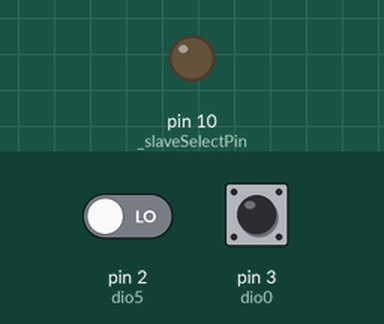
A sketch run on a simulated Arduino Uno, built with avr-gcc and run on an emulated ATmega328P. On the bench: output pins drawn as LEDs (lit = HIGH). The inputs (shaded band) are chosen by the test bench; at power-on: pin 3 (dio0) LOW, pin 2 (dio5) LOW. What the sketch prints to the serial monitor is not drawn.

Above: at 0.1 s.
At 5.3 s:
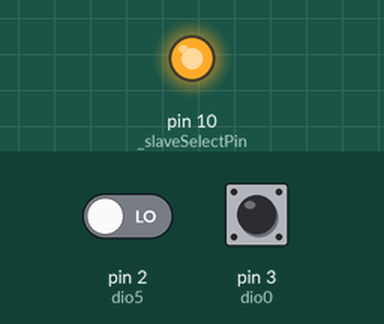
5.4 s: pin 3 (dio0) driven HIGH
7.3 s: pin 3 (dio0) pulsed LOW 2 times (0.12 s each, 0.3 s apart)
10.9 s: pin 3 (dio0) pulsed LOW 2 times (0.12 s each, 0.3 s apart)
Timing chart, 0 to 13.9 s (numbered marks = the images above; inputs shaded):
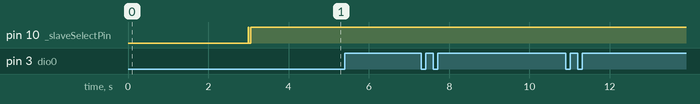

Measured:
- after the input at 5.4 s, every drawn part: stays the same
- after the input at 7.3 s, every drawn part: stays the same
- after the input at 10.9 s, every drawn part: stays the same

The sketch:

RFM92_RX.ino
```cpp
#include <SPI.h>

int _slaveSelectPin = 10;
String content = "";
char character;
int dio0 = 3;
int dio5 = 2;
byte currentMode = 0x81;
char msg[11];

#define REG_FIFO                    0x00
#define REG_FIFO_ADDR_PTR           0x0D
#define REG_FIFO_TX_BASE_AD         0x0E
#define REG_FIFO_RX_BASE_AD         0x0F
#define REG_RX_NB_BYTES             0x13
#define REG_OPMODE                  0x01
#define REG_FIFO_RX_CURRENT_ADDR    0x10
#define REG_IRQ_FLAGS               0x12
#define REG_DIO_MAPPING_1           0x40
#define REG_DIO_MAPPING_2           0x41
#define REG_MODEM_CONFIG            0x1D
#define REG_PAYLOAD_LENGTH          0x22
#define REG_IRQ_FLAGS_MASK          0x11
#define REG_HOP_PERIOD              0x24

// MODES
#define RF92_MODE_RX_CONTINUOS      0x85
#define RF92_MODE_TX                0x83
#define RF92_MODE_SLEEP             0x80
#define RF92_MODE_STANDBY           0x81

#define PAYLOAD_LENGTH              0x0A
#define IMPLICIT_MODE               0x0C

// POWER AMPLIFIER CONFIG
#define REG_PA_CONFIG               0x09
#define PA_MAX_BOOST                0x8F
#define PA_LOW_BOOST                0x81
#define PA_MED_BOOST                0x8A
#define PA_OFF_BOOST                0x00

// LOW NOISE AMPLIFIER
#define REG_LNA                     0x0C
#define LNA_MAX_GAIN                0x23  // 0010 0011
#define LNA_OFF_GAIN                0x00


// the setup routine runs once when you press reset:
void setup() {
  // initialize the pins
  pinMode( _slaveSelectPin, OUTPUT);
  pinMode(dio0, INPUT);
  pinMode(dio5, INPUT);
  Serial.begin(9600);
  SPI.begin();

  delay(3000);  // Wait for me to open serial monitor

  // LoRa mode
  setLoRaMode();

  startReceiving();

  Serial.println("Setup Complete");
}

// the loop routine runs over and over again forever:
void loop() {

  if(digitalRead(dio0) == 1)
  {
     receiveMessage(msg);
     Serial.print(msg);
     Serial.println("\n");
  }

  while (Serial.available() > 0) {
     // read the incoming byte:
    character = (char)Serial.read();
    content.concat(character);

    if (!Serial.available()) {
      if(content == "1"){
        Serial.println("Reading all registers");
        readAllRegs();
      }
      else if (content == "3"){
        Serial.print("DIO0 value is: ");
        Serial.println(digitalRead(dio0));
      }
      else if (content == "4"){
        Serial.print("DIO5 value is: ");
        Serial.println(digitalRead(dio5));
      }
      else if (content == "5"){
        Serial.print("Moving back to the beginning of fifo");
        writeRegister(REG_FIFO_ADDR_PTR, readRegister(REG_FIFO_RX_BASE_AD));
      }
      else if (content == "6"){
        Serial.print(readRegister(REG_FIFO));
      }
      else if (content == "7"){
        // LoRa mode
        setLoRaMode();
        startReceiving();
      }

      content = "";
    }
  }
}

/////////////////////////////////////
//    Method:   Receive FROM BUFFER
//////////////////////////////////////
void receiveMessage(char *message)
{

  // clear the rxDone flag
  writeRegister(REG_IRQ_FLAGS, 0x40);

  int x = readRegister(REG_IRQ_FLAGS); // if any of these are set then the inbound message failed
  //Serial.println(x);

  // check for payload crc issues (0x20 is the bit we are looking for
  if((x & 0x20) == 0x20)
  {
    Serial.println("Oops there was a crc problem!!");
    Serial.println(x);
    // reset the crc flags
    writeRegister(REG_IRQ_FLAGS, 0x20);
  }
  else{
    byte currentAddr = readRegister(REG_FIFO_RX_CURRENT_ADDR);
    byte receivedCount = readRegister(REG_RX_NB_BYTES);
    Serial.print("Packet! RX Current Addr:");
    Serial.println(currentAddr);
    //Serial.print("Number of bytes received:");
    //Serial.println(receivedCount);

    writeRegister(REG_FIFO_ADDR_PTR, currentAddr);
    // now loop over the fifo getting the data
    for(int i = 0; i < receivedCount; i++)
    {
      message[i] = (char)readRegister(REG_FIFO);
    }
  }
}

/////////////////////////////////////
//    Method:   Read Register
//////////////////////////////////////

byte readRegister(byte addr)
{
  select();
  SPI.transfer(addr & 0x7F);
  byte regval = SPI.transfer(0);
  unselect();
  return regval;
}

/////////////////////////////////////
//    Method:   Write Register
//////////////////////////////////////

void writeRegister(byte addr, byte value)
{
  select();
  SPI.transfer(addr | 0x80); // OR address with 10000000 to indicate write enable;
  SPI.transfer(value);
  unselect();
}

/////////////////////////////////////
//    Method:   Select Transceiver
//////////////////////////////////////
void select()
{
  digitalWrite(_slaveSelectPin, LOW);
}

/////////////////////////////////////
//    Method:   UNSelect Transceiver
//////////////////////////////////////
void unselect()
{
  digitalWrite(_slaveSelectPin, HIGH);
}

/////////////////////////////////////
//    Method:   Read ALL Registers
//////////////////////////////////////
void readAllRegs( )
{
  byte regVal;

  for (byte regAddr = 1; regAddr <= 0x46; regAddr++)
  {
    select();
    SPI.transfer(regAddr & 0x7f);        // send address + r/w bit
    regVal = SPI.transfer(0);
    unselect();

    Serial.print(regAddr, HEX);
    Serial.print(" - ");
    Serial.print(regVal,HEX);
    Serial.print(" - ");
    Serial.println(regVal,BIN);
  }
}

/////////////////////////////////////
//    Method:   Change the mode
//////////////////////////////////////
void setMode(byte newMode)
{
  if(newMode == currentMode)
    return;

  switch (newMode)
  {
    case RF92_MODE_RX_CONTINUOS:
      writeRegister(REG_PA_CONFIG, PA_OFF_BOOST);  // TURN PA OFF FOR RECIEVE??
      writeRegister(REG_LNA, LNA_MAX_GAIN);  // MAX GAIN FOR RECIEVE
      writeRegister(REG_OPMODE, newMode);
      currentMode = newMode;
      Serial.println("Changing to Receive Continous Mode");
      break;
    case RF92_MODE_TX:
      writeRegister(REG_LNA, LNA_OFF_GAIN);  // TURN LNA OFF FOR TRANSMITT
      writeRegister(REG_PA_CONFIG, PA_MAX_BOOST);    // TURN PA TO MAX POWER
      writeRegister(REG_OPMODE, newMode);
      currentMode = newMode;
      Serial.println("Changing to Transmit Mode");
      break;
    case RF92_MODE_SLEEP:
      writeRegister(REG_OPMODE, newMode);
      currentMode = newMode;
      Serial.println("Changing to Sleep Mode");
      break;
    case RF92_MODE_STANDBY:
      writeRegister(REG_OPMODE, newMode);
      currentMode = newMode;
      Serial.println("Changing to Standby Mode");
      break;
    default: return;
  }

  if(newMode != RF92_MODE_SLEEP){
    while(digitalRead(dio5) == 0)
    {
      Serial.print("z");
    }
  }

  Serial.println(" Mode Change Done");
  return;
}

/////////////////////////////////////
//    Method:   Enable LoRa mode
//////////////////////////////////////
void setLoRaMode()
{
  Serial.println("Setting LoRa Mode");
  setMode(RF92_MODE_SLEEP);
  writeRegister(REG_OPMODE,0x80);

  Serial.println("LoRa Mode Set");
  return;
}

/////////////////////////////////////
//    Method:   Setup to receive continuously
//////////////////////////////////////
void startReceiving()
{
  // Turn on implicit header mode and set payload length
  writeRegister(REG_MODEM_CONFIG,IMPLICIT_MODE);
  writeRegister(REG_PAYLOAD_LENGTH,PAYLOAD_LENGTH);
  writeRegister(REG_HOP_PERIOD,0xFF);
  writeRegister(REG_FIFO_ADDR_PTR, readRegister(REG_FIFO_RX_BASE_AD));

  // Setup Receive Continous Mode
  setMode(RF92_MODE_RX_CONTINUOS);
}
```
